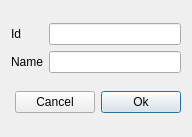
<?xml version="1.0" encoding="UTF-8"?>
<ui version="4.0">
 <class>InfoDialog</class>
 <widget class="QDialog" name="InfoDialog">
  <property name="windowModality">
   <enum>Qt::NonModal</enum>
  </property>
  <property name="geometry">
   <rect>
    <x>0</x>
    <y>0</y>
    <width>192</width>
    <height>137</height>
   </rect>
  </property>
  <property name="sizePolicy">
   <sizepolicy hsizetype="Preferred" vsizetype="Preferred">
    <horstretch>0</horstretch>
    <verstretch>0</verstretch>
   </sizepolicy>
  </property>
  <property name="minimumSize">
   <size>
    <width>192</width>
    <height>137</height>
   </size>
  </property>
  <property name="maximumSize">
   <size>
    <width>192</width>
    <height>137</height>
   </size>
  </property>
  <property name="windowTitle">
   <string>Info</string>
  </property>
  <property name="modal">
   <bool>true</bool>
  </property>
  <layout class="QVBoxLayout" name="verticalLayout" stretch="1,0">
   <item>
    <layout class="QHBoxLayout" name="HL_Data">
     <item>
      <layout class="QVBoxLayout" name="VL_Labels">
       <item>
        <widget class="QLabel" name="lId">
         <property name="text">
          <string>Id</string>
         </property>
        </widget>
       </item>
       <item>
        <widget class="QLabel" name="lName">
         <property name="text">
          <string>Name</string>
         </property>
        </widget>
       </item>
      </layout>
     </item>
     <item>
      <layout class="QVBoxLayout" name="verticalLayout_2">
       <item>
        <widget class="QLineEdit" name="leId"/>
       </item>
       <item>
        <widget class="QLineEdit" name="leName"/>
       </item>
      </layout>
     </item>
    </layout>
   </item>
   <item>
    <layout class="QHBoxLayout" name="HL_Buttons">
     <item>
      <spacer name="horizontalSpacer">
       <property name="orientation">
        <enum>Qt::Horizontal</enum>
       </property>
       <property name="sizeHint" stdset="0">
        <size>
         <width>40</width>
         <height>20</height>
        </size>
       </property>
      </spacer>
     </item>
     <item>
      <widget class="QPushButton" name="bCancel">
       <property name="focusPolicy">
        <enum>Qt::NoFocus</enum>
       </property>
       <property name="text">
        <string>Cancel</string>
       </property>
      </widget>
     </item>
     <item>
      <widget class="QPushButton" name="bOk">
       <property name="focusPolicy">
        <enum>Qt::NoFocus</enum>
       </property>
       <property name="text">
        <string>Ok</string>
       </property>
       <property name="default">
        <bool>true</bool>
       </property>
      </widget>
     </item>
    </layout>
   </item>
  </layout>
 </widget>
 <resources/>
 <connections/>
</ui>
